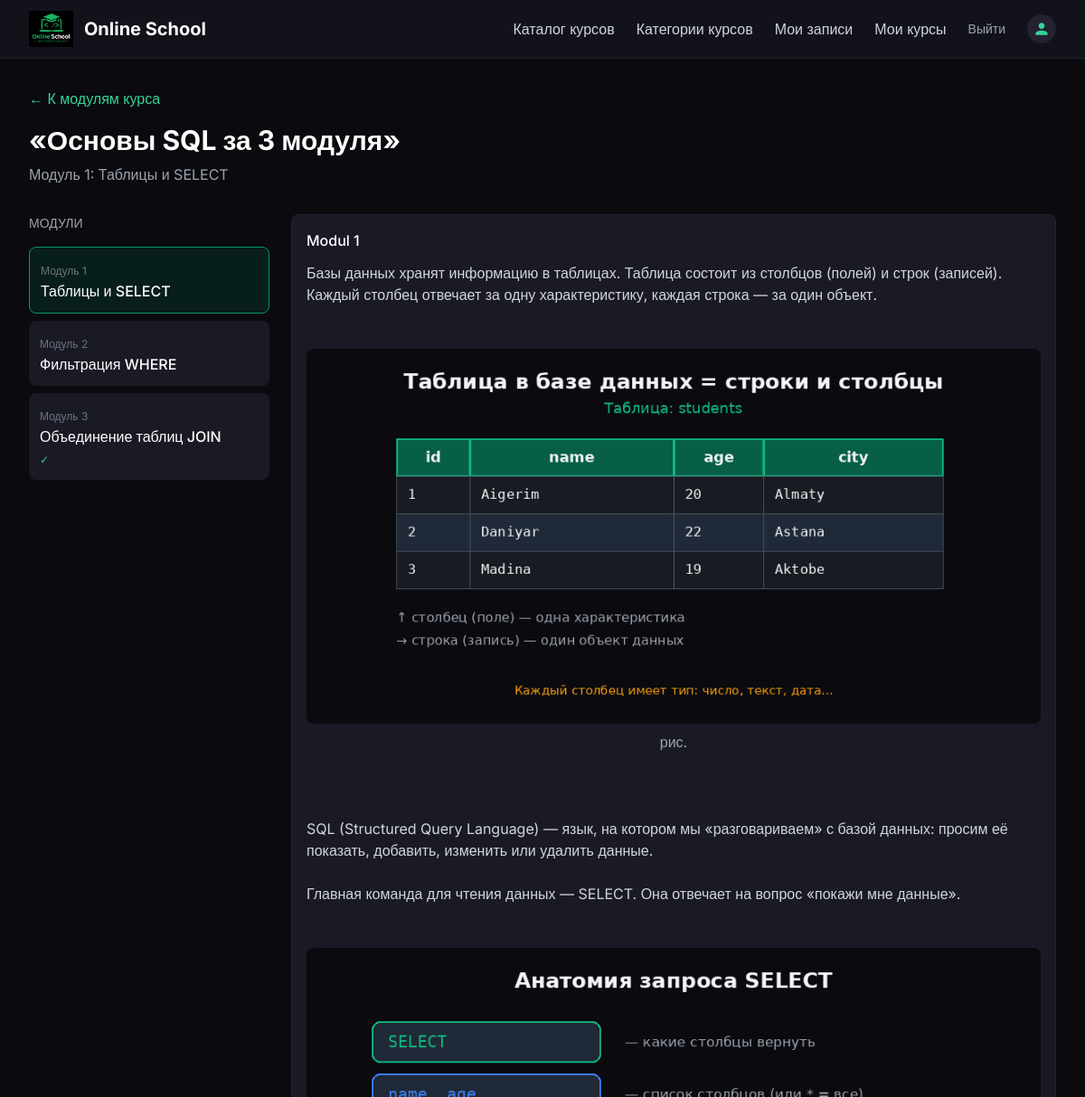
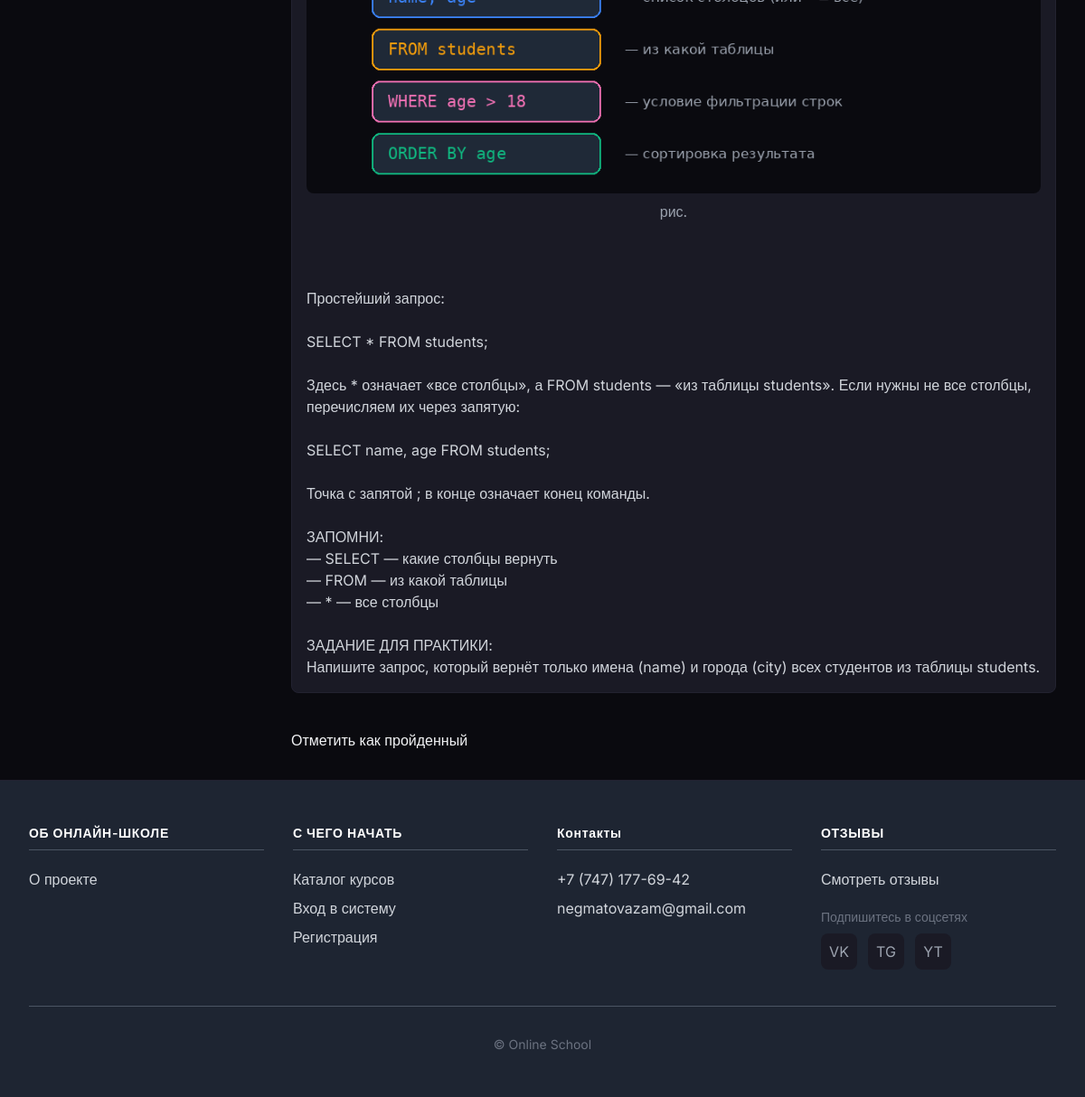
Screenshot of /course/learn/module/1/ (signed in) with the database file from the repository (2 pictures, top to bottom).
### courses/models.py (models this page shows, shortened)
class Course(models.Model):
    owner = models.ForeignKey(
        User,
        related_name='courses_created',
        on_delete=models.CASCADE
    )
    subject = models.ForeignKey(
        Subject,
        related_name='courses',
        on_delete=models.CASCADE
    )
    title = models.CharField(max_length=200)
    slug = models.SlugField(max_length=200, unique=True)
    overview = models.TextField()
    created = models.DateTimeField(auto_now_add=True)
    class Meta:
        ordering = ['-created']

class Module(models.Model):
    course = models.ForeignKey(
        Course, related_name='modules',
        on_delete=models.CASCADE
    )
    title = models.CharField(max_length=200)
    description = models.TextField(blank=True)
    order = OrderField(blank=True, for_fields=['course'])
    class Meta:
        ordering = ['order']

class Content(models.Model):
    module = models.ForeignKey(
        Module,
        related_name='contents',
        on_delete=models.CASCADE
    )
    content_type = models.ForeignKey(
        ContentType,
        on_delete=models.CASCADE,
        limit_choices_to={
            'model__in':('text', 'video', 'image', 'file')
        }
    )
    object_id = models.PositiveIntegerField()
    item = GenericForeignKey('content_type', 'object_id')
    order = OrderField(blank=True, for_fields=['module'])
    class Meta:
        ordering = ['order']

class ItemBase(models.Model):
    owner = models.ForeignKey(
        User,
        related_name='%(class)s_related',
        on_delete=models.CASCADE
    )
    title = models.CharField(max_length=250)
    created = models.DateTimeField(auto_now_add=True)
    updated = models.DateTimeField(auto_now=True)
    class Meta:
        abstract = True

class Text(ItemBase):
    content = models.TextField()

class TextFigure(models.Model):
    text = models.ForeignKey(
        Text,
        on_delete=models.CASCADE,
        related_name='figures'
    )
    key = models.CharField('Ключ (номер)', max_length=20, help_text='Число для вставки: в тексте пишите [рис. 1]')
    caption = models.CharField('Подпись', max_length=200, help_text='Например: Рисунок 1')
    image = models.ImageField('Изображение', upload_to='text_figures/')
    class Meta:
        ordering = ['key']
        unique_together = ['text', 'key']
        verbose_name = 'Рисунок в тексте'
        verbose_name_plural = 'Рисунки в тексте'

### courses/views.py (the view)
# urls.py: path('learn/module/<int:module_id>/', views.ModuleStudentContentView.as_view(), name='learn_module'),
class ModuleStudentContentView(LoginRequiredMixin, View):
    template_name = 'courses/learn/module.html'
    def get(self, request, module_id):
        module = get_object_or_404(Module.objects.select_related('course'), id=module_id)
        if not _student_enrolled(request.user, module.course):
            messages.error(request, 'Вы не записаны на этот курс')
            return redirect('enrollment_list')
        all_modules = list(module.course.modules.order_by('order'))
        completed_ids = set(
            ModuleProgress.objects.filter(
                user=request.user, module__course=module.course
            ).values_list('module_id', flat=True)
        )
        return render(request, self.template_name, {
            'module': module,
            'course': module.course,
            'all_modules': all_modules,
            'is_completed': module.id in completed_ids,
            'completed_module_ids': completed_ids,
        })

### courses/context_processors.py (called while the page is built)
def contact_form(request):
    ctx = {'contact_form': ContactForm()}
    if request.user.is_authenticated:
        profile, _ = Profile.objects.get_or_create(user=request.user)
        ctx['user_profile'] = profile
        ctx['user_can_manage_courses'] = (
            request.user.is_staff or
            Course.objects.filter(owner=request.user).exists()
        )
    else:
        ctx['user_profile'] = None
        ctx['user_can_manage_courses'] = False
    return ctx

### courses/templatetags/course.py (called while the page is built)
@register.filter
def model_name(obj):
    try:
        return obj._meta.model_name
    except AttributeError:
        return None

### courses/views.py (called while the page is built)
def _student_enrolled(user, course):
    return Enrollment.objects.filter(user=user, course=course).exists()

### courses/templates/courses/learn/module.html (shortened to what this page needs)
{% extends "base.html" %}
{% load course %}
{% block content %}
<div class="mb-8">
    <a href="{% url 'learn_course' course.id %}" class="text-emerald-400 hover:underline mb-4 inline-block">← К модулям курса</a>
    <h1 class="text-3xl font-bold text-white mb-2">«{{ course.title }}»</h1>
    <p class="text-gray-400">Модуль {{ module.order|add:1 }}: {{ module.title }}</p>
</div>
<div class="grid lg:grid-cols-4 gap-6">
    <div class="lg:col-span-1">
        <div class="card">
            <h3 class="text-sm font-medium text-gray-400 uppercase mb-4">Модули</h3>
            <ul class="space-y-2">
                {% for m in all_modules %}
                <li class="p-3 rounded-lg {% if m == module %}bg-emerald-900/30 border border-emerald-600{% else %}bg-dark-700 hover:bg-dark-600{% endif %}">
                    <a href="{% url 'learn_module' m.id %}" class="block">
                        <span class="text-xs text-gray-500">Модуль {{ m.order|add:1 }}</span>
                        <span class="block text-white font-medium">{{ m.title }}</span>
                        {% if m.id in completed_module_ids %} <span class="text-emerald-400 text-xs">✓</span>{% endif %}
                    </a>
                </li>
                {% empty %}
                <li class="text-gray-400 text-sm">Модулей нет</li>
                {% endfor %}
            </ul>
        </div>
    </div>
    <div class="lg:col-span-3">
        <div class="card space-y-6">
            {% for content in module.contents.all %}
            <div class="p-4 bg-dark-700 rounded-lg border border-dark-600">
                {% with item=content.item %}
                {% if item %}
                <h3 class="text-white font-medium mb-3">{{ item.title }}</h3>
                {% with model_type=item|model_name %}
                {% if model_type == "text" %}
                    <div class="text-gray-300 whitespace-pre-wrap">{{ item|text_with_figures }}</div>
                {% elif model_type == "image" %}
                    <img src="{{ item.file.url }}" alt="{{ item.title }}" class="max-w-full rounded-lg">
                {% elif model_type == "video" %}
                    <a href="{{ item.url }}" target="_blank" rel="noopener noreferrer" class="text-emerald-400 hover:underline">Смотреть видео →</a>
                {% elif model_type == "file" %}
                    <a href="{{ item.file.url }}" download class="text-emerald-400 hover:underline">Скачать файл →</a>
                {% endif %}
                {% endwith %}
                {% else %}
                <span class="text-gray-400">Контент недоступен</span>
                {% endif %}
                {% endwith %}
            </div>
            {% empty %}
            <p class="text-gray-400">Контент пока не добавлен</p>
            {% endfor %}
            {% if not is_completed %}
            <form action="{% url 'learn_module_complete' module.id %}" method="post" class="pt-4">
                <button type="submit" class="btn-primary">Отметить как пройденный</button>
            </form>
            {% else %}
            <p class="text-emerald-400 flex items-center gap-2">
                <span>✓</span> Модуль пройден
            </p>
            {% endif %}
        </div>
    </div>
</div>
{% endblock %}

### courses/templates/base.html (shortened to what this page needs)
{% load static %}
<!DOCTYPE html>
<html lang="ru">
<head>
    <script src="https://cdn.tailwindcss.com"></script>
</head>
<body class="bg-dark-900 text-gray-100 min-h-screen flex flex-col">
    <header class="bg-dark-800 border-b border-dark-600 sticky top-0 z-50">
        <div class="max-w-7xl mx-auto px-4 sm:px-6 lg:px-8">
            <div class="flex justify-between items-center h-16">
                <a href="{% url 'home' %}" class="flex items-center gap-3 text-xl font-bold text-white hover:text-emerald-400 transition">
                    <img src="{{ MEDIA_URL }}images/logo.png" alt="Online School" class="logo-emerald h-10 w-auto" onerror="this.style.display='none'">
                    Online School
                </a>
                <nav class="flex items-center gap-6">
                    <a href="{% url 'course_catalog' %}" class="text-gray-300 hover:text-emerald-400 transition">Каталог курсов</a>
                    {% if request.user.is_staff %}
                        <a href="{% url 'subject_list' %}" class="text-gray-300 hover:text-emerald-400 transition">Категории курсов</a>
                    {% endif %}
                    {% if request.user.is_authenticated %}
                        <a href="{% url 'enrollment_list' %}" class="text-gray-300 hover:text-emerald-400 transition">Мои записи</a>
                        {% if user_can_manage_courses %}
                            <a href="{% url 'manage_course_list' %}" class="text-gray-300 hover:text-emerald-400 transition">Мои курсы</a>
                        {% endif %}
                        <form action="{% url 'logout' %}" method="post" class="inline-flex items-center">
                            <button type="submit" class="text-gray-400 hover:text-red-400 transition text-sm">Выйти</button>
                        </form>
                        <a href="{% url 'profile' %}" class="flex items-center gap-2 text-gray-300 hover:text-emerald-400 transition" title="Профиль">
                            {% if user_profile.photo %}
                                <img src="{{ user_profile.photo.url }}" alt="" class="w-8 h-8 rounded-full object-cover border border-dark-600">
                            {% else %}
                                <span class="w-8 h-8 rounded-full bg-dark-600 flex items-center justify-center text-emerald-400">
                                    <svg class="w-5 h-5" fill="currentColor" viewBox="0 0 24 24"><path d="M12 12c2.21 0 4-1.79 4-4s-1.79-4-4-4-4 1.79-4 4 1.79 4 4 4zm0 2c-2.67 0-8 1.34-8 4v2h16v-2c0-2.66-5.33-4-8-4z"/></svg>
                                </span>
                            {% endif %}
                        </a>
                    {% else %}
                        <a href="{% url 'signup' %}" class="text-gray-300 hover:text-emerald-400 transition">Регистрация</a>
                        <a href="{% url 'login' %}" class="btn-primary">Войти</a>
                    {% endif %}
                </nav>
            </div>
        </div>
    </header>
    <main class="max-w-7xl mx-auto px-4 sm:px-6 lg:px-8 py-8 flex-grow">
        {% block content %}{% endblock %}
    </main>
    <footer class="bg-[#1e2532] border-t border-dark-600 mt-auto">
        <div class="max-w-7xl mx-auto px-4 sm:px-6 lg:px-8 py-12">
            <div class="grid md:grid-cols-2 lg:grid-cols-4 gap-8 mb-10">
                <div>
                    <h3 class="text-sm font-semibold text-white uppercase tracking-wider mb-4 pb-2 border-b border-gray-600">Об онлайн-школе</h3>
                    <a href="{% url 'home' %}" class="block text-gray-300 hover:text-emerald-400 transition py-1">О проекте</a>
                </div>
                <div>
                    <h3 class="text-sm font-semibold text-white uppercase tracking-wider mb-4 pb-2 border-b border-gray-600">С чего начать</h3>
                    <a href="{% url 'course_catalog' %}" class="block text-gray-300 hover:text-emerald-400 transition py-1">Каталог курсов</a>
                    <a href="{% url 'login' %}" class="block text-gray-300 hover:text-emerald-400 transition py-1">Вход в систему</a>
                    <a href="{% url 'signup' %}" class="block text-gray-300 hover:text-emerald-400 transition py-1">Регистрация</a>
                </div>
                <div>
                    <h3 class="text-sm font-semibold text-white uppercase tracking-wider mb-4 pb-2 border-b border-gray-600">
                        <button type="button" id="footer-contact-toggle" class="text-left hover:text-emerald-400 transition cursor-pointer">Контакты</button>
                    </h3>
                    <a href="tel:+74951234567" class="block text-gray-300 hover:text-emerald-400 transition py-1 mt-2">+7 (747) 177-69-42</a>
                    <a href="mailto:gregfili@mail.ru" class="block text-gray-300 hover:text-emerald-400 transition py-1">negmatovazam@gmail.com</a>
                </div>
                <div>
                    <h3 class="text-sm font-semibold text-white uppercase tracking-wider mb-4 pb-2 border-b border-gray-600">Отзывы</h3>
                    <a href="{% url 'all_reviews' %}" class="block text-gray-300 hover:text-emerald-400 transition py-1">Смотреть отзывы</a>
                    <p class="text-gray-500 text-sm mt-4">Подпишитесь в соцсетях</p>
                    <div class="flex gap-3 mt-2">
                        <a href="https://vk.com" target="_blank" rel="noopener noreferrer" class="w-10 h-10 rounded-lg bg-dark-700 flex items-center justify-center text-gray-400 hover:text-emerald-400 hover:bg-dark-600 transition" title="VK">VK</a>
                        <a href="https://t.me" target="_blank" rel="noopener noreferrer" class="w-10 h-10 rounded-lg bg-dark-700 flex items-center justify-center text-gray-400 hover:text-emerald-400 hover:bg-dark-600 transition" title="Telegram">TG</a>
                        <a href="https://youtube.com" target="_blank" rel="noopener noreferrer" class="w-10 h-10 rounded-lg bg-dark-700 flex items-center justify-center text-gray-400 hover:text-emerald-400 hover:bg-dark-600 transition" title="YouTube">YT</a>
                    </div>
                </div>
            </div>
            <div class="pt-8 border-t border-gray-600 text-center text-gray-500 text-sm">
                © Online School
            </div>
        </div>
    </footer>
</body>
</html>

### courses/templates/base.html (style rules this page uses)
body { font-family: 'Inter', sans-serif; }
.btn-primary { @apply bg-emerald-500 hover:bg-emerald-600 text-white font-medium px-6 py-2.5 rounded-lg transition; }
.card { @apply bg-dark-800 border border-dark-600 rounded-xl p-6; }
.logo-emerald { filter: hue-rotate(40deg) saturate(1.3) brightness(1.05); }

### rows the page displays
Course: title "Основы SQL за 3 модуля"
Module: order|add "1", title "Таблицы и SELECT"
Module: order|add "2", title "Фильтрация WHERE"
Module: order|add "3", title "Объединение таблиц JOIN"
Content: item "Modul 1", item|text_with_figures "Базы данных хранят информацию в таблицах. Таблица состоит из столбцов (полей) и строк (записей). Каждый столбец отвечает за одну характеристику, каждая строка — за один объект. рис. SQL (Structured Query Language) — язык, на котором мы «разговариваем» с базой данных: просим её показать, добавить, изменить или удалить данные. Главная команда для чтения данных — SELECT. Она отвечает на вопрос «покажи мне данные». рис. Простейший запрос: SELECT * FROM students; Здесь * означает «все столбцы», а FROM students — «из таблицы students». Если нужны не все столбцы, перечисляем их через запятую: SELECT name, age FROM students; Точка с запятой ; в конце означает конец команды. ЗАПОМНИ: — SELECT —…", item|text_with_figures (picture)
